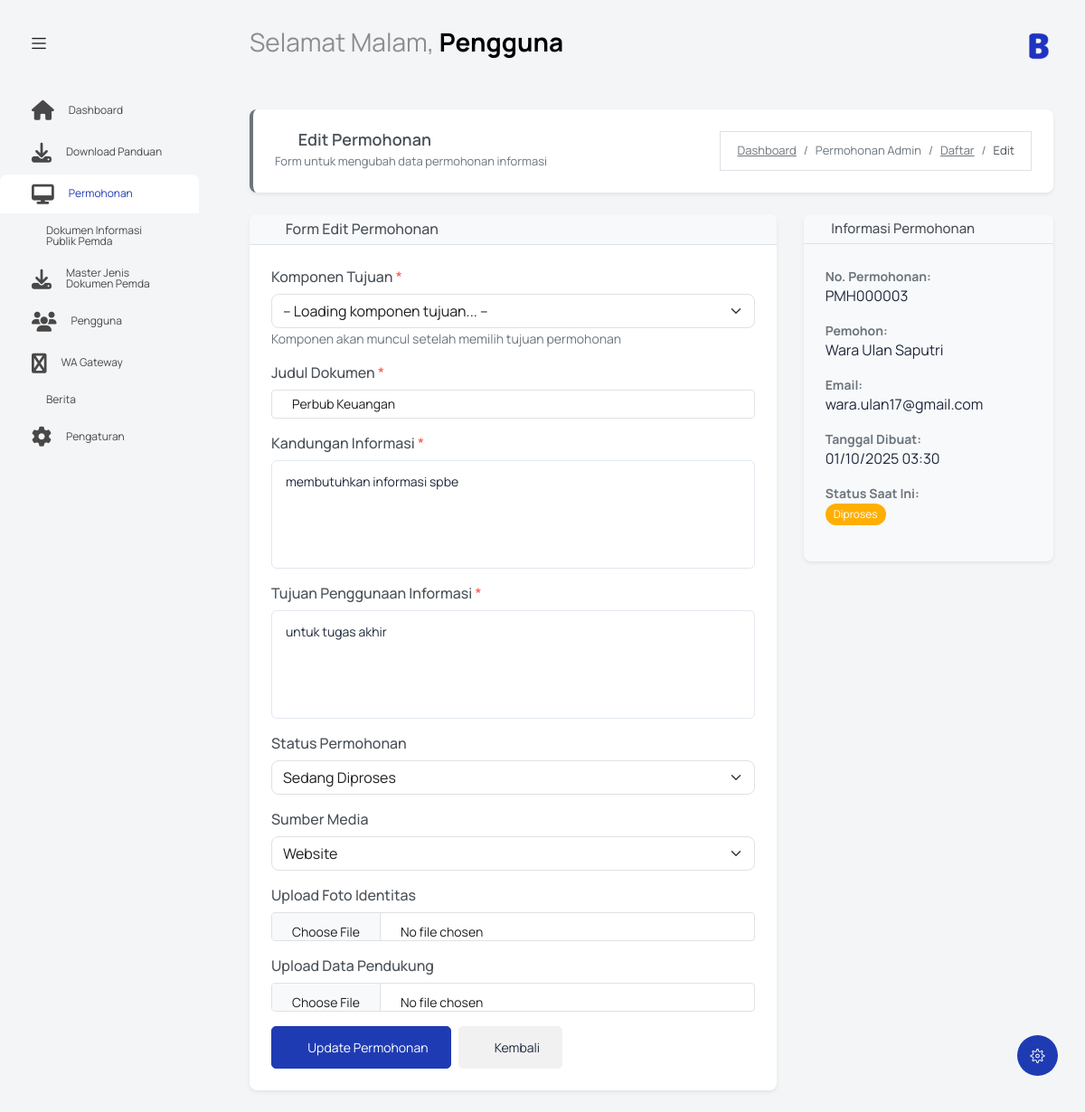
The page /index.php?controller=permohonanadmin&action=edit&id=5 (signed in) on the database its author committed.
### tables this page shows
CREATE TABLE `permohonan` (
  `id_permohonan` int NOT NULL,
  `id_user` int NOT NULL,
  `no_permohonan` varchar(255) DEFAULT NULL,
  `sisa_jatuh_tempo` int DEFAULT NULL,
  `tujuan_permohonan` text,
  `komponen_tujuan` varchar(255) DEFAULT NULL,
  `judul_dokumen` varchar(255) DEFAULT NULL,
  `kandungan_informasi` text,
  `tujuan_penggunaan_informasi` text,
  `upload_foto_identitas` varchar(255) DEFAULT NULL,
  `upload_data_pedukung` varchar(255) DEFAULT NULL,
  `status` varchar(50) DEFAULT 'Diproses\r\n',
  `sumber_media` varchar(100) DEFAULT NULL,
  `catatan_petugas` text,
  `created_at` timestamp NULL DEFAULT CURRENT_TIMESTAMP,
  `updated_at` timestamp NULL DEFAULT CURRENT_TIMESTAMP ON UPDATE CURRENT_TIMESTAMP
);

CREATE TABLE `biodata_pengguna` (
  `id_biodata` int NOT NULL,
  `nama_lengkap` varchar(255) NOT NULL,
  `nik` varchar(16) NOT NULL,
  `alamat` text,
  `provinsi` varchar(100) DEFAULT NULL,
  `city` varchar(100) DEFAULT NULL,
  `jenis_kelamin` enum('Laki-laki','Perempuan') DEFAULT NULL,
  `usia` int DEFAULT NULL,
  `pendidikan` varchar(100) DEFAULT NULL,
  `pekerjaan` varchar(100) DEFAULT NULL,
  `no_kontak` varchar(20) DEFAULT NULL,
  `email` varchar(255) DEFAULT NULL,
  `foto_profile` varchar(255) DEFAULT NULL,
  `status_pengguna` enum('pribadi','lembaga') NOT NULL,
  `nama_lembaga` varchar(255) DEFAULT NULL,
  `upload_ktp` varchar(255) DEFAULT NULL,
  `upload_akta` varchar(255) DEFAULT NULL
);

### controllers/PermohonanAdminController.php (called while the page is built, shortened)
<?php
require_once 'models/PermohonanAdminModel.php';
class PermohonanAdminController
{
    private $permohonanAdminModel;
    public function __construct()
    {
        global $database;
        $db = $database->getConnection();
        $this->permohonanAdminModel = new PermohonanAdminModel($db);
    }
    public function edit()
    {
        $id = $_GET['id'];
        $permohonan = $this->permohonanAdminModel->getPermohonanById($id);
        include 'views/permohonan_admin/edit_simple.php';
    }
}

### models/PermohonanAdminModel.php (called while the page is built, shortened)
<?php
class PermohonanAdminModel
{
    private $conn;
    private $table_permohonan = "permohonan";
    private $table_users = "users";
    private $table_biodata = "biodata_pengguna";
    public function __construct($db)
    {
        $this->conn = $db;
    }
    public function getPermohonanById($id)
    {
        $query = "SELECT p.*, u.username, u.email as user_email, u.role,
                         bp.nama_lengkap, bp.nik, bp.alamat, bp.provinsi, bp.city,
                         bp.jenis_kelamin, bp.usia, bp.pendidikan, bp.pekerjaan,
                         bp.no_kontak, bp.email, bp.foto_profile, bp.status_pengguna,
                         bp.nama_lembaga, bp.upload_ktp, bp.upload_akta
                  FROM " . $this->table_permohonan . " p
                  JOIN " . $this->table_users . " u ON p.id_user = u.id_user
                  LEFT JOIN " . $this->table_biodata . " bp ON u.id_biodata = bp.id_biodata
                  WHERE p.id_permohonan = :id
                  LIMIT 1";
        $stmt = $this->conn->prepare($query);
        $stmt->bindParam(':id', $id);
        $stmt->execute();
        return $stmt->fetch(PDO::FETCH_ASSOC);
    }
}

### views/permohonan_admin/edit_simple.php (the view, shortened to what this page needs)
<?php include('template/header.php'); ?>
<body class="with-welcome-text">
  <div class="container-scroller">
    <?php include 'template/navbar.php'; ?>
    <div class="container-fluid page-body-wrapper">
      <?php include 'template/setting_panel.php'; ?>
      <?php include 'template/sidebar.php'; ?>
      <div class="main-panel">
        <div class="content-wrapper">
          <div class="row">
            <div class="col-sm-12">
              <div class="page-header">
                <div class="d-flex justify-content-between align-items-center">
                  <div>
                    <h4 class="mb-1" style="color: #495057; font-weight: 600;">
                      <i class="mdi mdi-pencil me-2" style="color: #6c757d;"></i>
                      Edit Permohonan
                    </h4>
                    <p class="text-muted mb-0">Form untuk mengubah data permohonan informasi</p>
                  </div>
                  <nav aria-label="breadcrumb">
                    <ol class="breadcrumb mb-0">
                      <li class="breadcrumb-item"><a href="index.php?controller=dashboard" class="text-muted">Dashboard</a></li>
                      <li class="breadcrumb-item text-muted">Permohonan Admin</li>
                      <li class="breadcrumb-item"><a href="index.php?controller=permohonanadmin&action=index" class="text-muted">Daftar</a></li>
                      <li class="breadcrumb-item active">Edit</li>
                    </ol>
                  </nav>
                </div>
              </div>
              <div class="row">
                <div class="col-lg-8">
                  <div class="card">
                    <div class="card-header">
                      <h5 class="mb-0">
                        <i class="mdi mdi-form-select me-2"></i>
                        Form Edit Permohonan
                      </h5>
                    </div>
                    <div class="card-body">
                      <form method="POST" action="index.php?controller=permohonanadmin&action=update" enctype="multipart/form-data" class="needs-validation" novalidate>
                        <div class="mb-3">
                          <label for="komponen_tujuan" class="form-label">
                            Komponen Tujuan <span class="text-danger">*</span>
                          </label>
                          <select class="form-select" name="komponen_tujuan" id="komponen_tujuan_edit" required>
                            <option value="">-- Loading komponen tujuan... --</option>
                          </select>
                          <small class="text-muted">Komponen akan muncul setelah memilih tujuan permohonan</small>
                        </div>
                        <div class="mb-3">
                          <label for="judul_dokumen" class="form-label">
                            Judul Dokumen <span class="text-danger">*</span>
                          </label>
                          <input type="text" class="form-control" name="judul_dokumen"
                                 value="<?php echo htmlspecialchars($permohonan['judul_dokumen'] ?? ''); ?>"
                                 required placeholder="Judul dokumen informasi">
                        </div>
                        <div class="mb-3">
                          <label for="kandungan_informasi" class="form-label">
                            Kandungan Informasi <span class="text-danger">*</span>
                          </label>
                          <textarea class="form-control" name="kandungan_informasi" rows="4" required
                                    placeholder="Jelaskan secara detail informasi yang diminta"><?php echo htmlspecialchars($permohonan['kandungan_informasi'] ?? ''); ?></textarea>
                        </div>
                        <div class="mb-3">
                          <label for="tujuan_penggunaan_informasi" class="form-label">
                            Tujuan Penggunaan Informasi <span class="text-danger">*</span>
                          </label>
                          <textarea class="form-control" name="tujuan_penggunaan_informasi" rows="3" required
                                    placeholder="Jelaskan untuk apa informasi ini akan digunakan"><?php echo htmlspecialchars($permohonan['tujuan_penggunaan_informasi'] ?? ''); ?></textarea>
                        </div>
                        <div class="mb-3">
                          <label for="status" class="form-label">
                            Status Permohonan
                          </label>
                          <select class="form-select" name="status">
                            <option value="Diproses" <?php echo ($permohonan['status'] == 'Diproses') ? 'selected' : ''; ?>>Sedang Diproses</option>
                          </select>
                        </div>
                        <div class="mb-3">
                          <label for="sumber_media" class="form-label">
                            Sumber Media
                          </label>
                          <select class="form-select" name="sumber_media">
                            <option value="Website" <?php echo ($permohonan['sumber_media'] == 'Website') ? 'selected' : ''; ?>>Website</option>
                          </select>
                        </div>
                        <div class="mb-3">
                          <label for="upload_foto_identitas" class="form-label">
                            Upload Foto Identitas
                          </label>
                          <input type="file" class="form-control" name="upload_foto_identitas" accept=".jpg,.jpeg,.png,.pdf">
                        </div>
                        <div class="mb-3">
                          <label for="upload_data_pedukung" class="form-label">
                            Upload Data Pendukung
                          </label>
                          <input type="file" class="form-control" name="upload_data_pedukung" accept=".jpg,.jpeg,.png,.pdf,.doc,.docx">
                        </div>
                        <div class="d-flex gap-2">
                          <button type="submit" class="btn btn-primary">
                            <i class="mdi mdi-content-save"></i>
                            Update Permohonan
                          </button>
                          <a href="index.php?controller=permohonanadmin&action=view&id=<?php echo $permohonan['id_permohonan']; ?>" class="btn btn-secondary">
                            <i class="mdi mdi-arrow-left"></i>
                            Kembali
                          </a>
                        </div>
                      </form>
                    </div>
                  </div>
                </div>
                <div class="col-lg-4">
                  <div class="card" style="background-color: #f8f9fa;">
                    <div class="card-header">
                      <h6 class="mb-0">
                        <i class="mdi mdi-information text-muted"></i>
                        Informasi Permohonan
                      </h6>
                    </div>
                    <div class="card-body">
                      <div class="mb-3">
                        <small class="text-muted"><strong>No. Permohonan:</strong></small><br>
                        <span class="text-dark"><?php echo htmlspecialchars($permohonan['no_permohonan'] ?? '-'); ?></span>
                      </div>
                      <div class="mb-3">
                        <small class="text-muted"><strong>Pemohon:</strong></small><br>
                        <span class="text-dark"><?php echo htmlspecialchars($permohonan['nama_lengkap'] ?? '-'); ?></span>
                      </div>
                      <div class="mb-3">
                        <small class="text-muted"><strong>Email:</strong></small><br>
                        <span class="text-dark"><?php echo htmlspecialchars($permohonan['email'] ?? '-'); ?></span>
                      </div>
                      <div class="mb-3">
                        <small class="text-muted"><strong>Tanggal Dibuat:</strong></small><br>
                        <span class="text-dark"><?php echo date('d/m/Y H:i', strtotime($permohonan['created_at'] ?? 'now')); ?></span>
                      </div>
                      <div class="mb-3">
                        <small class="text-muted"><strong>Status Saat Ini:</strong></small><br>
                        <span class="badge bg-<?php
                          echo ($permohonan['status'] == 'Selesai') ? 'success' :
                               (($permohonan['status'] == 'Ditolak') ? 'danger' : 'warning');
                        ?>">
                          <?php echo htmlspecialchars($permohonan['status'] ?? 'Diproses'); ?>
                        </span>
                      </div>
                    </div>
                  </div>
                </div>
              </div>
            </div>
          </div>
        </div>
      </div>
    </div>
  </div>
</body>
</html>

### template/header.php (style rules this page uses)
textarea.form-control { min-height: 120px; padding: 12px 15px; font-size: 14px; line-height: 1.5; border: 1.5px solid #e2e8f0; border-radius: 6px; transition: all 0.2s ease; background-color: #ffffff; color: #1e293b; }
textarea.form-control::placeholder { color: #94a3b8; font-style: italic; }

### views/permohonan_admin/edit_simple.php (style rules this page uses)
.card { border: none; box-shadow: 0 0.125rem 0.25rem rgba(0, 0, 0, 0.075); border-radius: 0.5rem; }
.card-header { background-color: #f8f9fa; border-bottom: 1px solid #dee2e6; font-weight: 600; color: #495057; }
.form-label { color: #495057; font-weight: 500; }
.page-header { background: white; padding: 1.5rem; margin-bottom: 1.5rem; border-radius: 0.5rem; box-shadow: 0 0.125rem 0.25rem rgba(0, 0, 0, 0.075); border-left: 4px solid #6c757d; }
.text-muted { color: #6c757d !important; }

### rows shown on the page
permohonan: judul_dokumen "Perbub Keuangan", kandungan_informasi "membutuhkan informasi spbe", tujuan_penggunaan_informasi "untuk tugas akhir", status "Sedang Diproses", sumber_media "Website", no_permohonan "PMH000003", biodata_pengguna.nama_lengkap "Wara Ulan Saputri", biodata_pengguna.email "wara.ulan17@gmail.com", created_at "01/10/2025 03:30", status "Diproses"

### other values the page prints
$greeting "Selamat Malam"
$nama "Pengguna"
